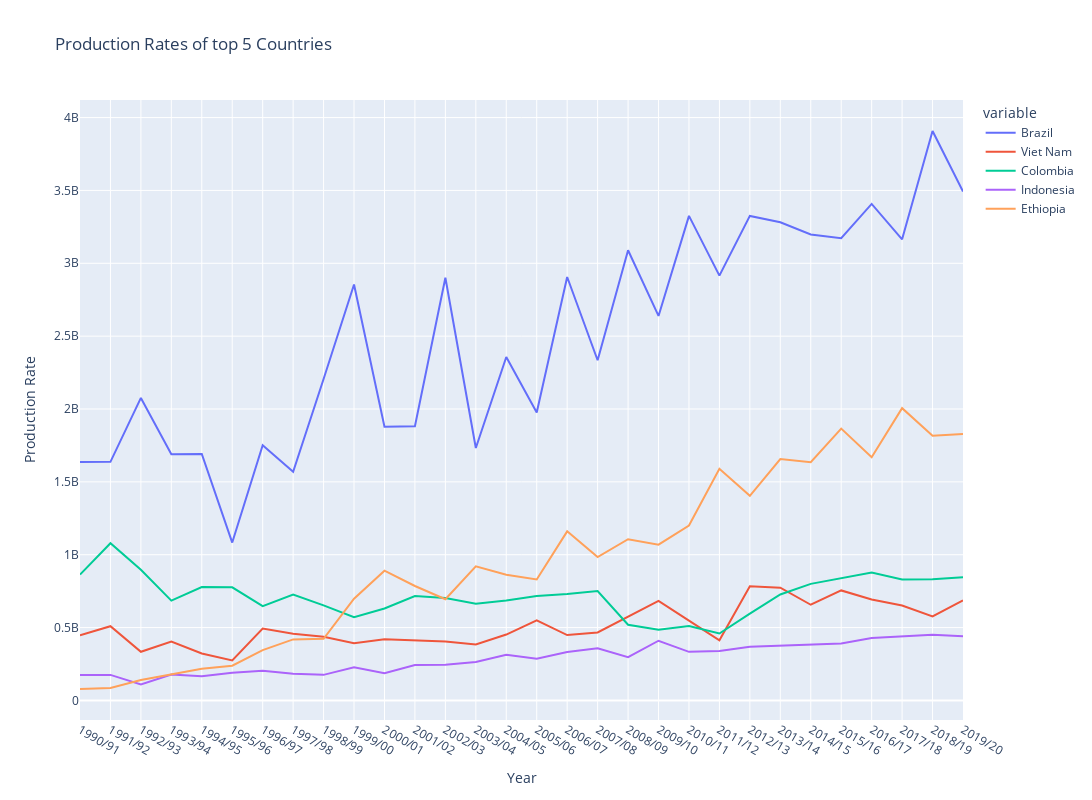

Notebook code for this chart:
### Code cell
fig = px.line(top_production2, x = top_production2.index, y= top_production2.columns[0:],labels={
                     "Year": "Year",
                     "value": "Production Rate"}, title='Production Rates of top 5 Countries',width=1600, height=800)
fig.show()
